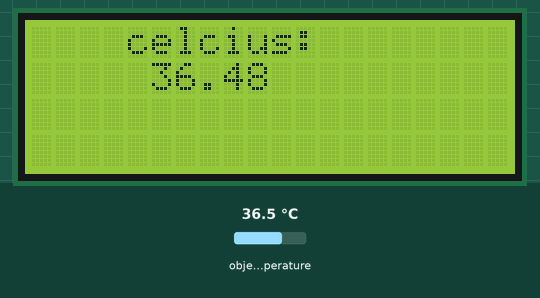
A sketch run on a simulated Arduino Uno, built with avr-gcc and run on an emulated ATmega328P. Shown: 20×4 character LCD. Wiring (inferred from the names in the program): MLX90614 thermometer at I2C address 0x5A. The test bench sets the inputs (shaded band); at power-on: object temperature 36.5 °C.

Above: at 1.2 s.
1.3 s: object temperature set to 20 °C
At 2.8 s:
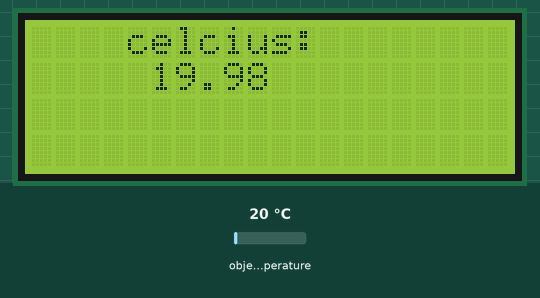
3.1 s: object temperature set to 26 °C
At 4.3 s:
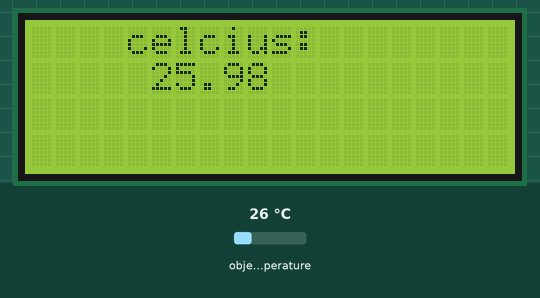
4.6 s: object temperature set to 32 °C
At 6.1 s:
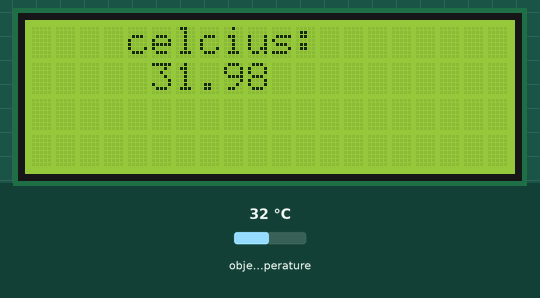
Timing chart, 0 to 7.6 s (numbered marks = the images above; inputs shaded):
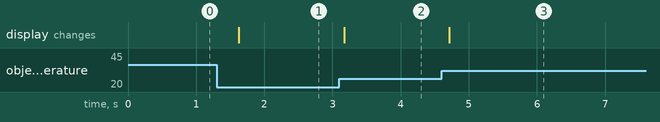

Measured:
- after the input at 1.3 s, the display: changes after 0.32 s (image 1)
- after the input at 3.1 s, the display: changes after 0.07 s (image 2)
- after the input at 4.6 s, the display: changes after 0.12 s (image 3)

The sketch:

MXL90614_with_LCD1602.ino
```cpp
#include <i2cmaster.h>
#include <Wire.h>
#include <LiquidCrystal_I2C.h>
LiquidCrystal_I2C lcd(0x27,20,4);  //设置IIC地址
void setup() {
    lcd.init();  //初始化
  lcd.backlight();  //打开背光
  i2c_init(); //初始化IIC总线
  PORTC = (1 << PORTC4) | (1 << PORTC5);//上拉使能
}
void loop() {
  int dev = 0x5A << 1;
  int data_low = 0;
  int data_high = 0;
  int pec = 0;

  i2c_start_wait(dev + I2C_WRITE);
  i2c_write(0x07);

  //读数
  i2c_rep_start(dev + I2C_READ);
  data_low = i2c_readAck(); //Read 1 byte and then send ack
  data_high = i2c_readAck(); //Read 1 byte and then send ack
  pec = i2c_readNak();
  i2c_stop();

  //这将一起转换高低字节,渲染出温度.MSB是一个错误位,忽略温度
  double tempFactor = 0.02; // 每LSB为0.02度(MLX90614的测量分辨率)
  double tempData = 0x0000; // 使数据归零
  int frac; // 小数点后的数据

  // 掩盖高字节的错误位，然后移动让它留下8位，并增加了低字节。
  tempData = (double)(((data_high & 0x007F) << 8) + data_low);
  tempData = (tempData * tempFactor) - 0.01;

  float celcius = tempData - 273.15;  //定义摄氏度
  lcd.setCursor(4,0);  //设置第几列之后;第几行
  lcd.print("celcius:");
  lcd.setCursor(5,1);
  lcd.print(celcius);
  delay(500); //延时1秒
}
```

twimaster.cpp
```cpp
/*************************************************************************
* Title:    I2C master library using hardware TWI interface
* Author:   Peter Fleury <pfleury@gmx.ch>  http://jump.to/fleury
* File:     $Id: twimaster.c,v 1.3 2005/07/02 11:14:21 Peter Exp $
* Software: AVR-GCC 3.4.3 / avr-libc 1.2.3
* Target:   any AVR device with hardware TWI
* Usage:    API compatible with I2C Software Library i2cmaster.h
**************************************************************************/
#include <inttypes.h>
#include <compat/twi.h>

#include <i2cmaster.h>


/* define CPU frequency in Mhz here if not defined in Makefile */
#ifndef F_CPU
#define F_CPU 16000000UL
#endif

/* I2C clock in Hz */
#define SCL_CLOCK 50000L


/*************************************************************************
 Initialization of the I2C bus interface. Need to be called only once
*************************************************************************/
void i2c_init(void)
{
  /* initialize TWI clock: 100 kHz clock, TWPS = 0 => prescaler = 1 */

  TWSR = 0;                         /* no prescaler */
  TWBR = ((F_CPU/SCL_CLOCK)-16)/2;  /* must be > 10 for stable operation */

}/* i2c_init */


/*************************************************************************
  Issues a start condition and sends address and transfer direction.
  return 0 = device accessible, 1= failed to access device
*************************************************************************/
unsigned char i2c_start(unsigned char address)
{
    uint8_t   twst;

	// send START condition
	TWCR = (1<<TWINT) | (1<<TWSTA) | (1<<TWEN);

	// wait until transmission completed
	while(!(TWCR & (1<<TWINT)));

	// check value of TWI Status Register. Mask prescaler bits.
	twst = TW_STATUS & 0xF8;
	if ( (twst != TW_START) && (twst != TW_REP_START)) return 1;

	// send device address
	TWDR = address;
	TWCR = (1<<TWINT) | (1<<TWEN);

	// wail until transmission completed and ACK/NACK has been received
	while(!(TWCR & (1<<TWINT)));

	// check value of TWI Status Register. Mask prescaler bits.
	twst = TW_STATUS & 0xF8;
	if ( (twst != TW_MT_SLA_ACK) && (twst != TW_MR_SLA_ACK) ) return 1;

	return 0;

}/* i2c_start */


/*************************************************************************
 Issues a start condition and sends address and transfer direction.
 If device is busy, use ack polling to wait until device is ready

 Input:   address and transfer direction of I2C device
*************************************************************************/
void i2c_start_wait(unsigned char address)
{
    uint8_t   twst;


    while ( 1 )
    {
	    // send START condition
	    TWCR = (1<<TWINT) | (1<<TWSTA) | (1<<TWEN);

    	// wait until transmission completed
    	while(!(TWCR & (1<<TWINT)));

    	// check value of TWI Status Register. Mask prescaler bits.
    	twst = TW_STATUS & 0xF8;
    	if ( (twst != TW_START) && (twst != TW_REP_START)) continue;

    	// send device address
    	TWDR = address;
    	TWCR = (1<<TWINT) | (1<<TWEN);

    	// wail until transmission completed
    	while(!(TWCR & (1<<TWINT)));

    	// check value of TWI Status Register. Mask prescaler bits.
    	twst = TW_STATUS & 0xF8;
    	if ( (twst == TW_MT_SLA_NACK )||(twst ==TW_MR_DATA_NACK) )
    	{
    	    /* device busy, send stop condition to terminate write operation */
	        TWCR = (1<<TWINT) | (1<<TWEN) | (1<<TWSTO);

	        // wait until stop condition is executed and bus released
	        while(TWCR & (1<<TWSTO));

    	    continue;
    	}
    	//if( twst != TW_MT_SLA_ACK) return 1;
    	break;
     }

}/* i2c_start_wait */


/*************************************************************************
 Issues a repeated start condition and sends address and transfer direction

 Input:   address and transfer direction of I2C device

 Return:  0 device accessible
          1 failed to access device
*************************************************************************/
unsigned char i2c_rep_start(unsigned char address)
{
    return i2c_start( address );

}/* i2c_rep_start */


/*************************************************************************
 Terminates the data transfer and releases the I2C bus
*************************************************************************/
void i2c_stop(void)
{
    /* send stop condition */
	TWCR = (1<<TWINT) | (1<<TWEN) | (1<<TWSTO);

	// wait until stop condition is executed and bus released
	while(TWCR & (1<<TWSTO));

}/* i2c_stop */


/*************************************************************************
  Send one byte to I2C device

  Input:    byte to be transfered
  Return:   0 write successful
            1 write failed
*************************************************************************/
unsigned char i2c_write( unsigned char data )
{
    uint8_t   twst;

	// send data to the previously addressed device
	TWDR = data;
	TWCR = (1<<TWINT) | (1<<TWEN);

	// wait until transmission completed
	while(!(TWCR & (1<<TWINT)));

	// check value of TWI Status Register. Mask prescaler bits
	twst = TW_STATUS & 0xF8;
	if( twst != TW_MT_DATA_ACK) return 1;
	return 0;

}/* i2c_write */


/*************************************************************************
 Read one byte from the I2C device, request more data from device

 Return:  byte read from I2C device
*************************************************************************/
unsigned char i2c_readAck(void)
{
	TWCR = (1<<TWINT) | (1<<TWEN) | (1<<TWEA);
	while(!(TWCR & (1<<TWINT)));

    return TWDR;

}/* i2c_readAck */


/*************************************************************************
 Read one byte from the I2C device, read is followed by a stop condition

 Return:  byte read from I2C device
*************************************************************************/
unsigned char i2c_readNak(void)
{
	TWCR = (1<<TWINT) | (1<<TWEN);
	while(!(TWCR & (1<<TWINT)));

    return TWDR;

}/* i2c_readNak */
```
